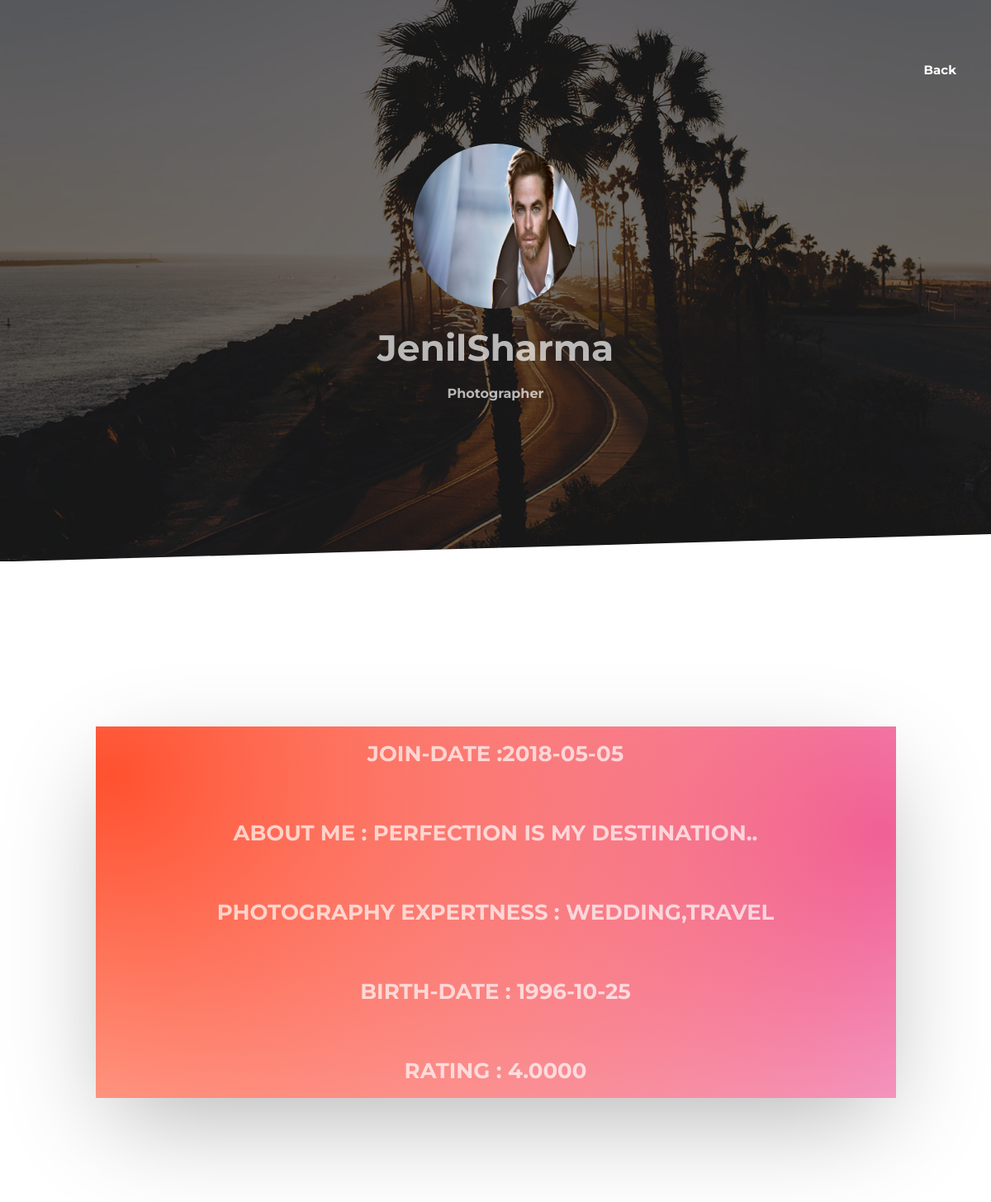
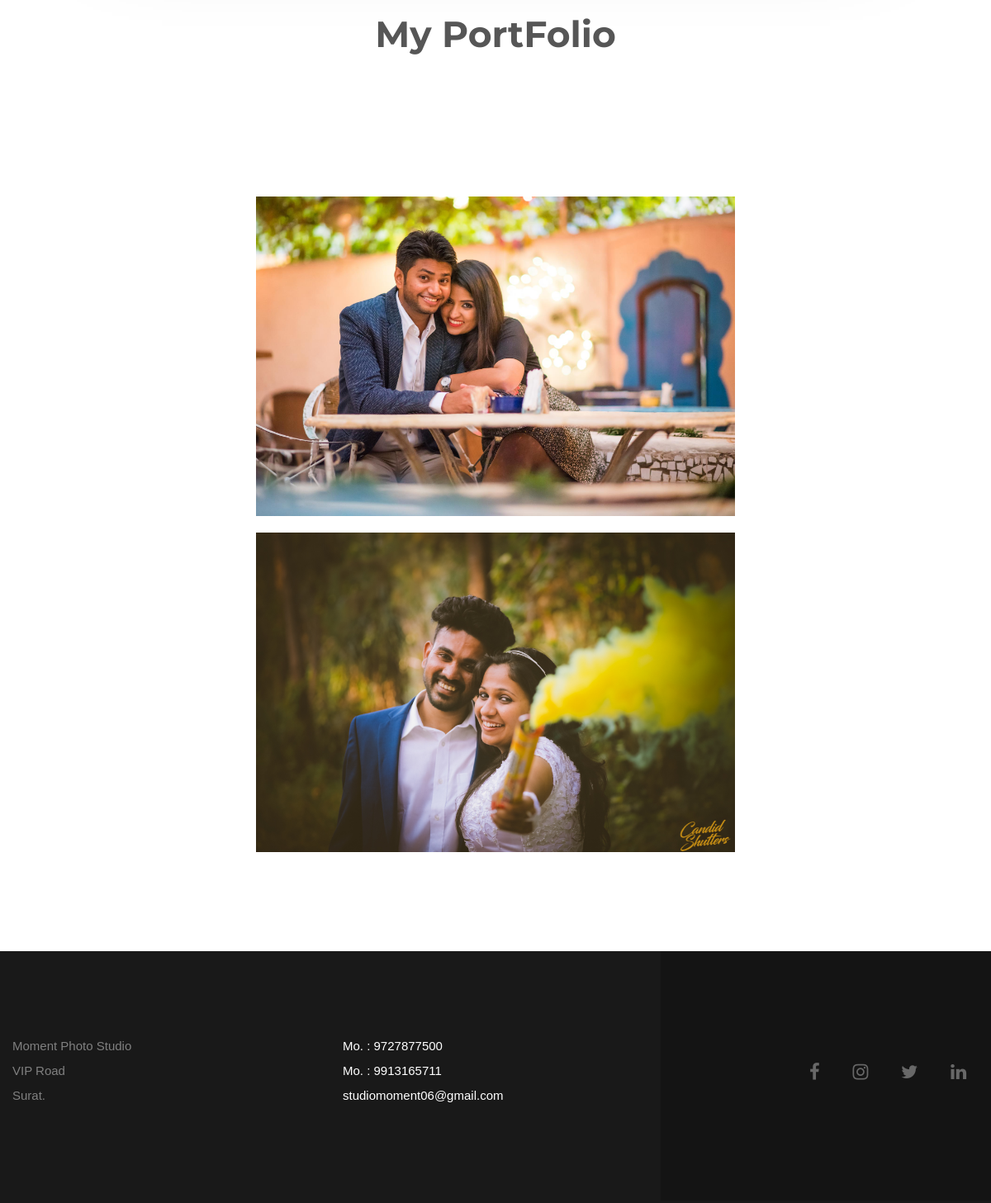
The page /Moment/PhotographerProfile.php?profile=1 on the database its author committed (2 pictures, top to bottom).
### tables this page shows
CREATE TABLE `photographerdata` (
  `Id` int(11) NOT NULL,
  `Email` varchar(100) NOT NULL,
  `FirstName` varchar(50) NOT NULL,
  `LastName` varchar(50) NOT NULL,
  `Password` varchar(100) NOT NULL,
  `Contact` varchar(15) NOT NULL,
  `BirthDate` date NOT NULL,
  `Qualification` varchar(50) NOT NULL,
  `About` varchar(200) NOT NULL,
  `City` varchar(50) NOT NULL,
  `Interest` varchar(100) NOT NULL,
  `PImage` varchar(100) NOT NULL,
  `Qr` varchar(100) NOT NULL,
  `JoinDate` date NOT NULL,
  `Status` varchar(100) NOT NULL,
  `Verification` varchar(100) NOT NULL
);

CREATE TABLE `photographerimage` (
  `ImageId` int(11) NOT NULL,
  `Path` varchar(100) NOT NULL,
  `PhotographerId` int(11) NOT NULL
);

### Moment/PhotographerProfile.php (the view, shortened to what this page needs)
<?php
  include_once 'connection.php';
$rate="select avg(Rating) from ratting where PId=$_GET[profile]";
                               $rate1 = mysqli_query($c, $rate);
                               while($rate2= mysqli_fetch_row($rate1))
                               {
                                   $rate3=$rate2[0];
                               }
?>
<!DOCTYPE html>
<html lang="en">
    <head>
        <link href="css/icomoon.css" rel="stylesheet">
        <link rel="stylesheet" href="fonts/font-awesome/css/font-awesome.min.css">
        <link rel="stylesheet" href="fonts/icomoon/style.css">
        <link href="css/bootstrap.min.css" rel="stylesheet">
        <link href="css/template.css" rel="stylesheet" type="text/css">
    </head>
    <body>
        <div id="page_wrapper">
            <header id="header" class="site-header site-header--absolute">
                <div class="container siteheader-container large-container">
                    <div class="fxb-col fxb-basis-auto">
                        <div class="fxb-row site-header-row site-header-main ">
                            <div class="fxb-col fxb fxb-end-x fxb-center-y fxb-basis-auto fxb-sm-half site-header-col-right site-header-main-right">
                                <div class="fxb-col fxb fxb-end-x fxb-center-y fxb-basis-auto fxb-sm-half site-header-main-right-top">
                                    <div class="sh-component menu-wrapper">
                                        <div class="cg__menuWrapper">
                                            <ul class="cg__mainMenu clearfix">
                                                <li><a href="photographer's.php"><span>Back</span></a></li>
                                            </ul>
                                        </div>
                                    </div>
                                </div>
                            </div>
                        </div>
                    </div>
                </div>
            </header>
            <div class="ag-subheader">
                <div class="media-wrapper">
                    <div class="media-container media-header">
                        <?php
                        include_once 'connection.php';
                        if (isset($_GET['profile']))
                        {
                            $q = "select * from photographerdata where Id=$_GET[profile]";
                        }
                        $result = mysqli_query($c, $q);
                        while ($r = mysqli_fetch_assoc($result))
                        {
                            ?>
                            <div class="media-container-title txt-center">
                                <center>
                                    <?php echo"<img class ='img-circle'  src='ProfileImages/{$r['PImage']}'  style='height: 200px;width: 200px;' >" ?>
                                    <?php echo "<h2 class='txt-grey-transparent'>{$r['FirstName']}{$r['LastName']}
                                </h2>" ?>
                                    <h3 class="txt-grey-transparent">Photographer
                                    </h3>
                                </center>
                            </div>
                        </div>
                    </div>
                    <div class="ag-mask">
                    </div>
                </div>
                <div class="ag-mask">
                    <div class="skew-mask">
                    </div>
                </div>
            </div>
            <section class="sidermargins pb-100 pt-80">
                <div class="container large-container">
                    <div class="row">
                        <div class="col-md-12 col-sm-12">
                            <div class="column-wrapper">
                                <div class="media-container media-container--contact fancy-background">
                                    <div class="title-wrapper">
                                        <div class="title-block title-block--contact">
                                            <?php echo" <h3 class='title-block__subtitle txt-grey-transparent' style='font-size: 26px;'>Join-Date :{$r['JoinDate']}</h3>" ?><br>
                                            <?php echo" <h3 class='title-block__subtitle txt-grey-transparent' style='font-size: 26px;'>About ME : {$r['About']}</h3>" ?><br>
                                            <?php echo"<h3 class='title-block__subtitle txt-grey-transparent' style='font-size: 26px;'>Photography Expertness : {$r['Interest']} </h3>" ?><br>
                                            <?php echo"<h3 class='title-block__subtitle txt-grey-transparent' style='font-size: 26px;'>Birth-Date : {$r['BirthDate']} </h3>" ?><br>
                                            <?php echo"<h3 class='title-block__subtitle txt-grey-transparent' style='font-size: 26px;'>Rating : $rate3 </h3>" ?>
                                        </div>
                                    </div>
                                </div>
                            </div>
                        </div>
                    </div>
                </div>
                <br/>
                <br/>
                <div>
                <?php } ?>
                <center>
                    <section class="sidermargins pb-160 sec-portfolio"   style="margin-top: 50px">
                        <h2 >My PortFolio</h2>
                    </section>
                    <section style="pointer-events: none;">
                        <div class="container large-container large-container_grid">
                            <div class="row">
                                <div class="grid ag-gridGallery-jstrigger " data-isotope='{ "itemSelector": ".grid-item", "layoutMode": "fitRows" }'>
                                    <?php
                                    include 'connection.php';
                                    $q = "select * from photographerimage where PhotographerId=$_GET[profile]";
                                    $result = mysqli_query($c, $q);
                                    while ($r = mysqli_fetch_assoc($result))
                                    {
                                        ?>
                                        <div class="row">
                                            <div class="grid-item grid-item--width2 gallery-item">
                                                <div class="grid-item-wrapper">
                                                    <?php echo"<a class='portfolio-link'  href='PhotographerImage/{$r['Path']}'></a>" ?>
                                                    <div class="ag-gridGallery__img-container">
                                                        <?php echo "<img src='PhotographerImage/{$r['Path']}'  alt title='portfolio1' style='background-size: auto'>" ?>
                                                    </div>
                                                </div>
                                            </div>
                                        </div>
                                    <?php } ?>
                                    </section>
                                </div>
                    </section>
                    <?php
                    include('footer.php');
                    ?>
    </body>
</html>

### Moment/css/template.css (style rules this page uses)
body { font-family: "Roboto", Helvetica, Arial, sans-serif; font-size: 15px; line-height: 30px; color: #565656; }
#page_wrapper { background-color: #ffffff; background-repeat: repeat; background-position: left top; background-attachment: scroll; position: relative; overflow: hidden; min-height: 100vh; z-index: 0; }
h1, h2, h3, h4, h5 { font-family: "Montserrat", sans-serif; font-weight: 700; }
h2 { font-size: 44px; line-height: 54px; font-style: normal; }
h3 { font-size: 16px; text-transform: none; margin-bottom: 20px; }
a { color: #000; text-decoration: none; }
ul { list-style: none; }
.fxb { display: flex; flex-wrap: wrap; }
.fxb-row { display: flex; flex-direction: row; -webkit-flex-flow: row wrap; justify-content: space-around; }
.fxb-center-y { align-items: center; }
.fxb-col { flex: 1; }
.fxb-end-x { justify-content: flex-end; }
.fxb-basis-auto { flex-basis: auto; }
.pt-80 { padding-top: 80px; }
.pb-160 { padding-bottom: 160px; }
.pb-100 { padding-bottom: 100px; }
.txt-center { text-align: center; }
.fancy-background { background: radial-gradient(circle at 1.98% 13.04%, #FF512F, transparent 100%), radial-gradient(circle at 98.02% 28.95%, #ef629f, transparent 100%), radial-gradient(circle at 50% 50%, #ffffff, #ffffff 100%); }
.media-container { display: flex; min-height: 680px; position: relative; margin-bottom: 30px; }
.media-container--contact { min-height: 300px; box-shadow: 0 40px 120px -20px rgba(0, 0, 0, 0.3); }
.media-container-title { z-index: 3; width: 100%; align-self: center; }
.title-wrapper { position: relative; margin: 0 auto; align-self: center; }
.ag-subheader { position: relative; width: 100%; }
.column-wrapper { width: 85%; margin: 0 auto; }
@media (min-width: 768px) { .large-container { width: 750px; } }
@media (min-width: 992px) { .large-container { width: 970px; } }
@media (min-width: 1200px) { .large-container { width: 1170px; } }
.sidermargins { position: relative; }
.sec-portfolio { z-index: 1; background-color: transparent; margin-top: -120px; position: relative; }
.ag-mask { z-index: 1; position: absolute; width: 100%; left: 0; pointer-events: none; height: 0; overflow: hidden; padding-bottom: 2.8%; bottom: -1px; }
.ag-mask .skew-mask { -webkit-transform-origin: 100% 0; transform-origin: 100% 0; -webkit-transform: skewY(-1.6deg); transform: skewY(-1.6deg); }
.skew-mask { position: absolute; width: 100%; height: 100%; background: #fff; top: 0; left: 0; }
.siteheader-container { position: relative; margin: 0 auto; padding-left: 15px; padding-right: 15px; }
.site-header { width: 100%; background: rgba(0, 0, 0, 0.5); z-index: 3; }
.site-header--absolute { position: absolute; }
@media (min-width: 768px) { .site-header { background-color: rgba(10, 10, 10, 0); background-image: none; background-repeat: no-repeat; background-position: center center; background-attachment: scroll; } }
.site-header-main { height: 160px; }
.cg__mainMenu { list-style: none; padding: 0; margin: 0; }
.cg__mainMenu li { float: left; margin-left: 0; position: relative; margin-left: 5px; }
.cg__mainMenu li:first-child { margin-left: 0; }
.cg__mainMenu li a { color: #fff; font-family: "Montserrat", sans-serif; line-height: 25px; font-weight: 700; font-style: normal; font-size: 15px; padding: 6px 12px; }
.cg__menuWrapper { display: table-cell; vertical-align: middle; }
.txt-grey-transparent { color: rgba(255, 255, 255, 0.69); }
.title-block { text-align: left; margin-bottom: 15px; }
.title-block__subtitle { margin-bottom: 20px; font-size: 13px; line-height: 26px; text-transform: uppercase; }
.title-block--contact { text-align: center; }
.title-block--contact .title-block__subtitle { text-align: center; font-weight: 700; font-size: 13px; line-height: 26px; }
.grid-item { width: 25%; }
.grid-item--width2 { width: 50%; }
.ag-gridGallery__img-container { overflow: hidden; margin: 0 auto; }
.ag-gridGallery__img-container img { width: 100%; }
.grid { padding-left: 0px; }
.gallery-item { padding: 0 10px; margin-bottom: 20px; }
.portfolio-link { z-index: 10; position: absolute; top: 0; left: 0; width: 100%; height: 100%; }
.grid-item-wrapper { position: relative; z-index: 0; }

### Moment/PhotographerProfile.php (style rules this page uses)
body { font-size: 35px; font-family: sans-serif; }

### rows shown on the page
photographerdata: PImage (picture), FirstName "Jenil", LastName "Sharma", JoinDate "2018-05-05", About "PERFECTION IS MY DESTINATION..", Interest "WEDDING,TRAVEL", BirthDate "1996-10-25", rate3 "4.0000"
photographerimage: Path (picture)
photographerimage: Path (picture)
